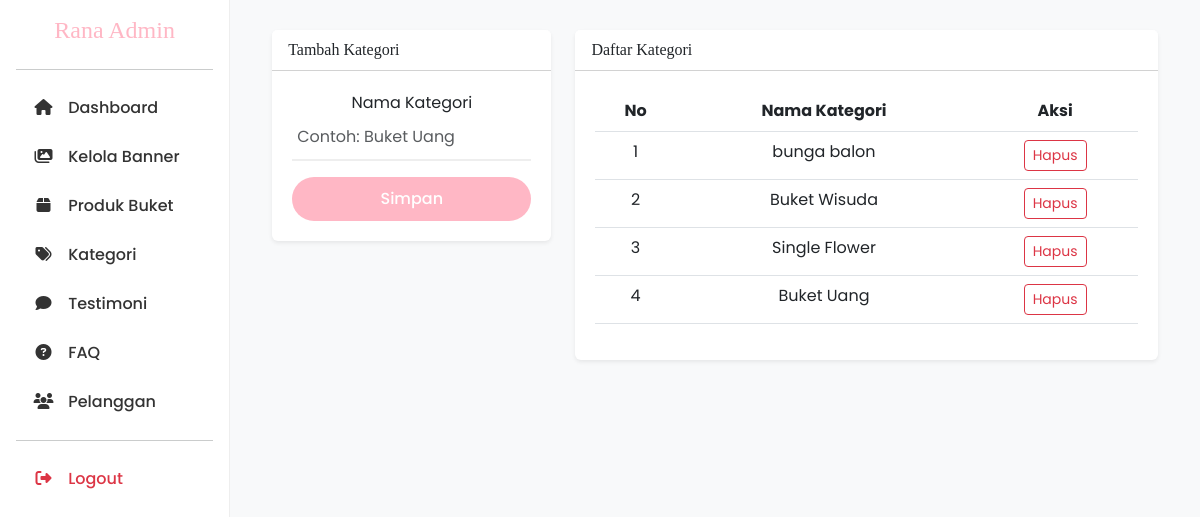
The app's page /admin/kategori.php (signed in) with its own data.
### tables this page shows
CREATE TABLE `categories` (
  `id` int(11) NOT NULL,
  `nama_kategori` varchar(50) DEFAULT NULL
);

### admin/kategori.php (the view, shortened to what this page needs)
<?php
include 'includes/header.php';
?>
<div class="container-fluid">
    <div class="row">
        <div class="col-md-4">
            <div class="card border-0 shadow-sm">
                <div class="card-header bg-white brand-font text-pink">
                    Tambah Kategori
                </div>
                <div class="card-body">
                    <form method="POST">
                        <div class="mb-3">
                            <label>Nama Kategori</label>
                            <input type="text" name="nama_kategori" class="form-control" placeholder="Contoh: Buket Uang" required>
                        </div>
                        <button type="submit" name="tambah_kategori" class="btn btn-rana w-100">Simpan</button>
                    </form>
                </div>
            </div>
        </div>
        <div class="col-md-8">
            <div class="card border-0 shadow-sm">
                <div class="card-header bg-white brand-font">
                    Daftar Kategori
                </div>
                <div class="card-body">
                    <table class="table table-hover">
                        <thead>
                            <tr>
                                <th>No</th>
                                <th>Nama Kategori</th>
                                <th>Aksi</th>
                            </tr>
                        </thead>
                        <tbody>
                            <?php
                            $no = 1;
                            $qry = mysqli_query($conn, "SELECT * FROM categories ORDER BY id DESC");
                            while($kat = mysqli_fetch_assoc($qry)):
                            ?>
                            <tr>
                                <td><?= $no++; ?></td>
                                <td><?= $kat['nama_kategori']; ?></td>
                                <td>
                                    <a href="kategori.php?hapus=<?= $kat['id']; ?>" class="btn btn-sm btn-outline-danger" onclick="return confirm('Yakin hapus?')">Hapus</a>
                                </td>
                            </tr>
                            <?php endwhile; ?>
                        </tbody>
                    </table>
                </div>
            </div>
        </div>
    </div>
</div>
<?php include 'includes/footer.php'; ?>

### assets/css/style.css (style rules this page uses)
:root { --primary-pink: #FFB7C5; --hover-pink: #ff9eb0; --text-dark: #2d3436; --card-bg: #ffffff; --bg-soft: #fdfbfb; }
body { background-color: var(--bg-soft); font-family: 'Poppins', sans-serif; color: var(--text-dark); }
.brand-font { font-family: 'Playfair Display', serif; }
.card-body { padding: 20px; text-align: center; }
.btn-rana { background-color: var(--primary-pink); color: white; border-radius: 50px; padding: 10px 30px; border: none; font-weight: 500; transition: 0.3s; }
.form-control { border: none; border-bottom: 2px solid #eee; border-radius: 0; padding: 10px 5px; background: transparent; }

### records on screen
categories: nama_kategori "bunga balon"
categories: nama_kategori "Buket Wisuda"
categories: nama_kategori "Single Flower"
categories: nama_kategori "Buket Uang"
